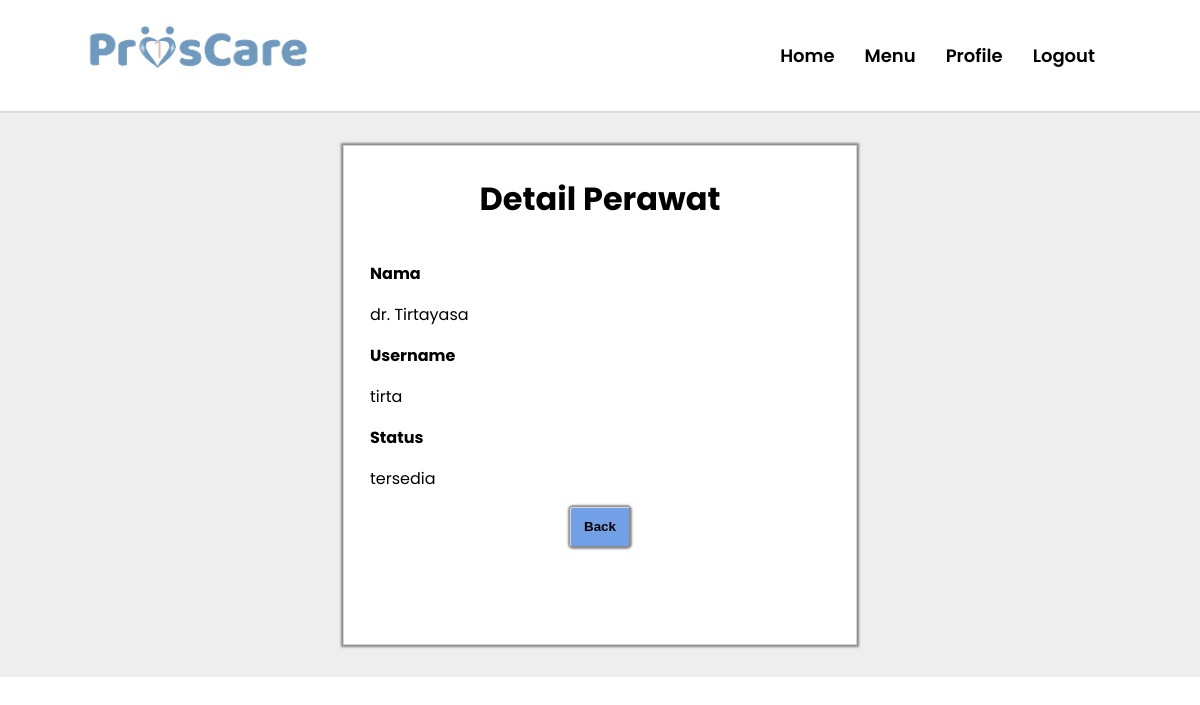
The page /admin/perawat/detail_perawat.php?id=1 (signed in) on the database its author committed.
### tables this page shows
CREATE TABLE `status_ketidaktersediaan` (
  `no` int(255) NOT NULL,
  `status` enum('tersedia','tidak tersedia') NOT NULL,
  `id_perawat` int(255) NOT NULL
);

CREATE TABLE `perawat` (
  `id` int(255) NOT NULL,
  `nama` varchar(360) DEFAULT NULL,
  `username` varchar(360) NOT NULL,
  `password` varchar(15) NOT NULL,
  `email` varchar(360) NOT NULL,
  `no_telp` varchar(360) DEFAULT NULL,
  `photo` varchar(360) DEFAULT NULL,
  `cv` varchar(360) DEFAULT NULL,
  `id_admin` int(255) NOT NULL
);

### loginProscare/koneksi.php (called while the page is built, shortened)
<?php
$koneksi = mysqli_connect("localhost", "root", "", "proscare");
function query($query)
{
   global $koneksi;
   $result = mysqli_query($koneksi, $query);
   $rows = [];
   while ($row = mysqli_fetch_assoc($result)) {
      $rows[] = $row;
   }
   return $rows;
}
?>

### admin/perawat/detail_perawat.php (the view, shortened to what this page needs)
<?php
require "../../loginProscare/koneksi.php";
$id = $_GET['id'];
$data = query("SELECT * FROM perawat INNER JOIN status_ketidaktersediaan ON perawat.id = $id AND status_ketidaktersediaan.id_perawat = $id")[0];
?>
<!DOCTYPE html>
<html lang="en">
<head>
    <link rel="stylesheet" href="detail.css">
</head>
<body>
    <div class="navbar">
        <a href="home.html"><img src="../assets/Menu/logo.png" alt="" style="height: 60px;"></a>
        <ul class="nav">
            <li><a href="../../customer/Homepage.php"> Home </a></li>
            <li><a href="../../admin/home/menuadmin.php"> Menu </a></li>
            <li><a href="../../Profile/profileAdmin.php"> Profile </a></li>
            <li><a href="../../loginProscare/logout.php"> Logout </a></li>
        </ul>
    </div>
    <div class="content">
        <div class="card">
            <h1>Detail Perawat</h1>
            <div class="container">
                <div class="details">
                    <p style="font-weight: bold;">Nama</p>
                    <p><?= $data['nama'] ?></p>
                    <p style="font-weight: bold;">Username</p>
                    <p><?= $data['username'] ?></p>
                    <p style="font-weight: bold;">Status</p>
                    <p><?= $data['status'] ?></p>
                </div>
                <a href="data_perawat.php"><button class="edit-button">Back</button></a>
            </div>
        </div>
    </div>
</body>
</html>

### admin/perawat/detail.css (style rules this page uses)
body { margin: 0; padding: 0; font-family: "Poppins", serif; }
.navbar { position: relative; display: flex; padding: 20px 80px; justify-content: space-between; align-items: center; border-bottom: 2px solid #dbdbdb; }
.navbar ul { display: flex; float: left; list-style: none; padding: 6px 10px; }
.navbar ul li { padding: 0px 15px; }
.navbar a { font-size: large; font-weight: 520; color: black; text-decoration: none; }
.content { padding: 32px 0px; height: 500px; display: flex; justify-content: center; background-color: #eeeeee; }
.card { display: flex; flex-direction: column; width: 40%; padding: 8px 16px; align-items: center; background-color: white; border: 0.5px solid rgb(214, 213, 213); box-shadow: 0px 0px 2px 2px rgba(34, 34, 34, 0.5); }
.card .details { justify-content: left; margin-left: -200px; }
.edit-button { width: 60px; height: 40px; background-color: rgb(113, 160, 231); border-width: 0.5px; border-color: #dbdbdb; border-radius: 3px; margin-bottom: 8px; font-weight: bold; box-shadow: 0px 0px 2px 2px rgba(34, 34, 34, 0.5); }

### rows shown on the page
status_ketidaktersediaan: id_perawat.nama "dr. Tirtayasa", id_perawat.username "tirta", status "tersedia"
